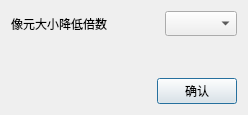
<?xml version="1.0" encoding="UTF-8"?>
<ui version="4.0">
 <class>ipfModelerQuickViewDialog</class>
 <widget class="QDialog" name="ipfModelerQuickViewDialog">
  <property name="geometry">
   <rect>
    <x>0</x>
    <y>0</y>
    <width>248</width>
    <height>115</height>
   </rect>
  </property>
  <property name="windowTitle">
   <string>ipfModelerQuickViewDialog</string>
  </property>
  <layout class="QVBoxLayout" name="verticalLayout">
   <item>
    <layout class="QHBoxLayout" name="horizontalLayout_2">
     <item>
      <widget class="QLabel" name="label">
       <property name="minimumSize">
        <size>
         <width>0</width>
         <height>25</height>
        </size>
       </property>
       <property name="text">
        <string>像元大小降低倍数</string>
       </property>
      </widget>
     </item>
     <item>
      <spacer name="horizontalSpacer_2">
       <property name="orientation">
        <enum>Qt::Horizontal</enum>
       </property>
       <property name="sizeHint" stdset="0">
        <size>
         <width>40</width>
         <height>20</height>
        </size>
       </property>
      </spacer>
     </item>
     <item>
      <widget class="QComboBox" name="comboBox">
       <property name="minimumSize">
        <size>
         <width>60</width>
         <height>25</height>
        </size>
       </property>
      </widget>
     </item>
    </layout>
   </item>
   <item>
    <spacer name="verticalSpacer">
     <property name="orientation">
      <enum>Qt::Vertical</enum>
     </property>
     <property name="sizeHint" stdset="0">
      <size>
       <width>20</width>
       <height>28</height>
      </size>
     </property>
    </spacer>
   </item>
   <item>
    <layout class="QHBoxLayout" name="horizontalLayout">
     <item>
      <spacer name="horizontalSpacer">
       <property name="orientation">
        <enum>Qt::Horizontal</enum>
       </property>
       <property name="sizeHint" stdset="0">
        <size>
         <width>40</width>
         <height>20</height>
        </size>
       </property>
      </spacer>
     </item>
     <item>
      <widget class="QPushButton" name="pushButton">
       <property name="minimumSize">
        <size>
         <width>75</width>
         <height>25</height>
        </size>
       </property>
       <property name="text">
        <string>确认</string>
       </property>
      </widget>
     </item>
    </layout>
   </item>
  </layout>
 </widget>
 <layoutdefault spacing="6" margin="11"/>
 <resources/>
 <connections/>
</ui>
